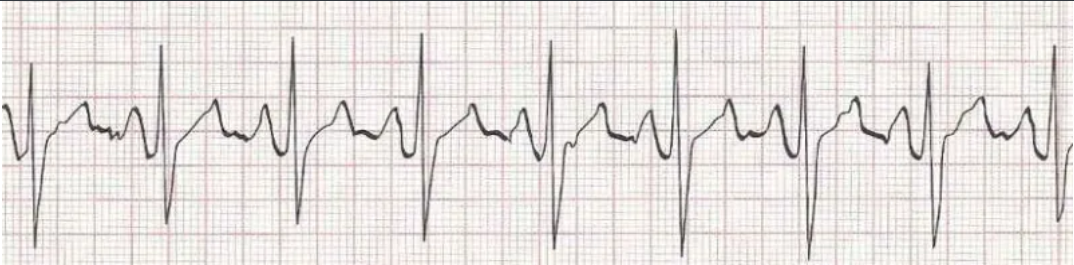
#> input picture ECG/sample.png, 1074 x 265 px
$ python -i utils.py   (imports and definitions only)
#> lines starting #> are read from the running program, lines starting #| are printed output that depends on the picture
"""
utils.py
--------
Shared helper functions for the single-lead ECG pipeline.
Handles image loading, red-grid removal, and binarization,
following the method described in Wu et al. (2022) Scientific Reports.
"""

import cv2
import numpy as np
from pathlib import Path


def load_image(image_path: str) -> np.ndarray:
    """Load an image from disk and return a BGR numpy array."""
#> called with image_path = '../sample.png'
    img = cv2.imread(str(image_path))
#> img is the input picture: shape (265, 1074, 3); mean B, G, R 222.7, 225.2, 230.1
    if img is None:
        raise FileNotFoundError(f"Could not load image: {image_path}")
    return img


def remove_redacted_header(img_bgr: np.ndarray) -> np.ndarray:
    """
    Remove any fully-black redacted header region from the top of the image.
    Wu et al.: "average pixel intensity of each row of the redacted region is zero"
    """
    gray = cv2.cvtColor(img_bgr, cv2.COLOR_BGR2GRAY)
    row_means = gray.mean(axis=1)
#> row_means = 265 values, max 240.9 at index 264, min 57 at index 0, mean 226.4
    # Find first row where mean intensity is above a low threshold (not black)
    first_content_row = 0
    for i, mean_val in enumerate(row_means):
        if mean_val > 10:
            first_content_row = i
            break
#> this loop made 1 pass
#> (mean_val, first_content_row) on pass 1: (57, 0)
    return img_bgr[first_content_row:, :]


def remove_red_grid(img_bgr: np.ndarray, threshold: float = 0.94) -> np.ndarray:
    """
    Remove the ECG grid and return a binary image containing only the signal.

    Handles two image types automatically:

    COLOR ECG (red grid on white paper) — Wu et al. (2022) two-step method:
      1. Set R=1, convert to grayscale, discard pixels > threshold.
         This removes the white/near-white background (high G+B keeps gray ~1.0).
      2. Additionally exclude red-dominant pixels (grid lines): R >> G and R >> B.
         The black ECG trace has R ≈ G ≈ B (all near zero), so it is kept.

    GRAYSCALE ECG (gray or black grid on light paper) — direct threshold:
      The Wu et al. R=1 method fails for grayscale images because background
      pixels (gray ≈ 226) also fall below 0.94 after the R-clamp, flooding the
      binary with false signal. Instead we use a low absolute brightness cutoff:
      only pixels darker than ~30% brightness are kept as signal.
      ECG trace ≈ gray 14–76 (very dark ink); grid ≈ gray 81–180; paper ≈ 200+.

    Returns a binary uint8 image (0=background, 255=signal).
    """
#> called with threshold = 0.94
    img_float = img_bgr.astype(np.float32) / 255.0
    r = img_float[:, :, 2]  # BGR: index 2 = Red
    g = img_float[:, :, 1]
    b = img_float[:, :, 0]

    # Decide image type: grayscale images have R ≈ G ≈ B (mean |R-G| < 0.03)
    mean_rg_diff = float(np.mean(np.abs(r - g)))
#> mean_rg_diff = 0.0198

    if mean_rg_diff > 0.03:
        # ── COLOR ECG with red grid ────────────────────────────────────────────
        # Step 1: background removal via Wu et al.
        img_mod = img_float.copy()
        img_mod[:, :, 2] = 1.0
        gray_mod = cv2.cvtColor((img_mod * 255).astype(np.uint8), cv2.COLOR_BGR2GRAY)
        gray_mod_norm = gray_mod.astype(np.float32) / 255.0
        candidate_signal = gray_mod_norm <= threshold

        # Step 2: exclude red-dominant grid pixels (R >> G and R >> B)
        is_red = (r - g > 0.15) & (r - b > 0.15) & (r > 0.3)
        return (candidate_signal & ~is_red).astype(np.uint8) * 255

    else:
        # ── GRAYSCALE ECG ──────────────────────────────────────────────────────
        # Use a low brightness threshold to isolate the dark ECG trace only.
        # The grid (medium gray) and background (near-white) are both excluded.
        gray = cv2.cvtColor(img_bgr, cv2.COLOR_BGR2GRAY)
        gray_norm = gray.astype(np.float32) / 255.0
        return (gray_norm <= 0.30).astype(np.uint8) * 255
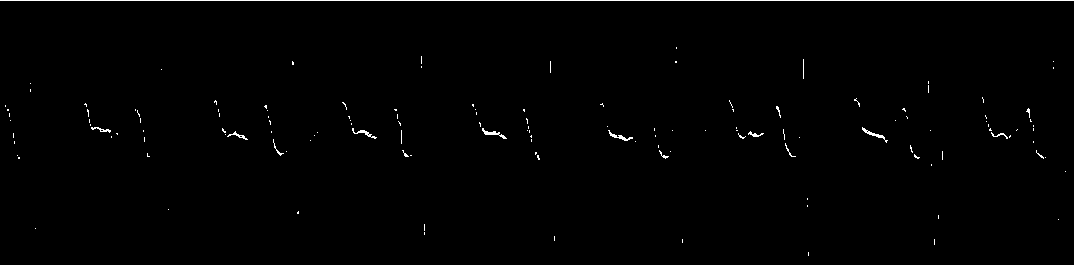
#> returned value: shape (265, 1074); 0.77% white in thin lines or dots


def preprocess_image(image_path: str) -> tuple[np.ndarray, np.ndarray]:
    """
    Full preprocessing pipeline: load -> remove header -> remove grid -> binarize.

    Returns:
        original_bgr  : original colour image (for visualization)
        binary        : binary image (255=signal, 0=background)
    """
    img_bgr = load_image(image_path)
    img_bgr = remove_redacted_header(img_bgr)
    binary = remove_red_grid(img_bgr)
    return img_bgr, binary


def save_visualization(img_bgr: np.ndarray, output_path: str):
    """Save a BGR image to disk."""
    Path(output_path).parent.mkdir(parents=True, exist_ok=True)
    cv2.imwrite(output_path, img_bgr)
    print(f"Saved visualization -> {output_path}")

>>> result = preprocess_image('../sample.png')
